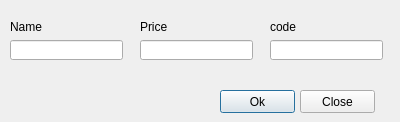
<?xml version="1.0" encoding="UTF-8"?>
<ui version="4.0">
 <class>addWindow</class>
 <widget class="QDialog" name="addWindow">
  <property name="geometry">
   <rect>
    <x>0</x>
    <y>0</y>
    <width>400</width>
    <height>122</height>
   </rect>
  </property>
  <property name="windowTitle">
   <string>Dialog</string>
  </property>
  <widget class="QLineEdit" name="lineEdit">
   <property name="geometry">
    <rect>
     <x>10</x>
     <y>40</y>
     <width>113</width>
     <height>20</height>
    </rect>
   </property>
  </widget>
  <widget class="QLineEdit" name="lineEdit_2">
   <property name="geometry">
    <rect>
     <x>140</x>
     <y>40</y>
     <width>113</width>
     <height>20</height>
    </rect>
   </property>
  </widget>
  <widget class="QLineEdit" name="lineEdit_3">
   <property name="geometry">
    <rect>
     <x>270</x>
     <y>40</y>
     <width>113</width>
     <height>20</height>
    </rect>
   </property>
  </widget>
  <widget class="QLabel" name="label">
   <property name="geometry">
    <rect>
     <x>10</x>
     <y>20</y>
     <width>47</width>
     <height>13</height>
    </rect>
   </property>
   <property name="text">
    <string>Name</string>
   </property>
  </widget>
  <widget class="QLabel" name="label_2">
   <property name="geometry">
    <rect>
     <x>140</x>
     <y>20</y>
     <width>47</width>
     <height>13</height>
    </rect>
   </property>
   <property name="text">
    <string>Price</string>
   </property>
  </widget>
  <widget class="QLabel" name="label_3">
   <property name="geometry">
    <rect>
     <x>270</x>
     <y>20</y>
     <width>47</width>
     <height>13</height>
    </rect>
   </property>
   <property name="text">
    <string>code</string>
   </property>
  </widget>
  <widget class="QPushButton" name="pushButton">
   <property name="geometry">
    <rect>
     <x>220</x>
     <y>90</y>
     <width>75</width>
     <height>23</height>
    </rect>
   </property>
   <property name="text">
    <string>Ok</string>
   </property>
  </widget>
  <widget class="QPushButton" name="pushButton_2">
   <property name="geometry">
    <rect>
     <x>300</x>
     <y>90</y>
     <width>75</width>
     <height>23</height>
    </rect>
   </property>
   <property name="minimumSize">
    <size>
     <width>75</width>
     <height>23</height>
    </size>
   </property>
   <property name="maximumSize">
    <size>
     <width>75</width>
     <height>23</height>
    </size>
   </property>
   <property name="text">
    <string>Close</string>
   </property>
  </widget>
 </widget>
 <resources/>
 <connections>
  <connection>
   <sender>pushButton_2</sender>
   <signal>clicked()</signal>
   <receiver>addWindow</receiver>
   <slot>close()</slot>
   <hints>
    <hint type="sourcelabel">
     <x>339</x>
     <y>102</y>
    </hint>
    <hint type="destinationlabel">
     <x>119</x>
     <y>77</y>
    </hint>
   </hints>
  </connection>
 </connections>
</ui>
